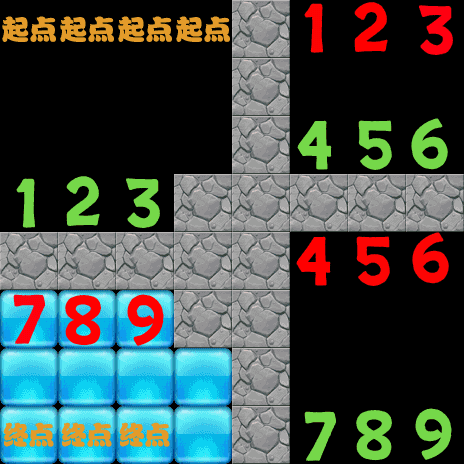

Tiled map render using the project's own tile images. Description and the map definition, with tile-layer contents summarised, below:
An orthogonal 8x8 tile map with 58x58 px tiles, 8 tile layers (1-layer, 2-layer, 3-layer, 4-layer, ...).

<map version="1.0" orientation="orthogonal" renderorder="right-down" width="8" height="8" tilewidth="58" tileheight="58">
 <tileset firstgid="1" name="backgroundBlock" tilewidth="58" tileheight="58">
  <image source="backgroundBlock.png" width="348" height="870" />
 </tileset>
 <layer name="1-layer" width="8" height="8">
  <data>[64 cells, 50 non-empty, 1 distinct tile ids]</data>
 </layer>
 <layer name="2-layer" width="8" height="8">
  <data>[64 cells, 58 non-empty, 1 distinct tile ids]</data>
 </layer>
 <layer name="3-layer" width="8" height="8">
  <data>[64 cells, 61 non-empty, 1 distinct tile ids]</data>
 </layer>
 <layer name="4-layer" width="8" height="8">
  <data>[64 cells, 57 non-empty, 2 distinct tile ids]</data>
 </layer>
 <layer name="5-layer" width="8" height="8">
  <data>[64 cells, 62 non-empty, 21 distinct tile ids]</data>
 </layer>
 <layer name="6-layer" width="8" height="8">
  <data>[64 cells, 60 non-empty, 4 distinct tile ids]</data>
 </layer>
 <layer name="7-layer" width="8" height="8">
  <data>[64 cells, 63 non-empty, 1 distinct tile ids]</data>
 </layer>
 <layer name="8-layer" width="8" height="8">
  <data>[64 cells, 64 non-empty, 4 distinct tile ids]</data>
 </layer>
</map>
